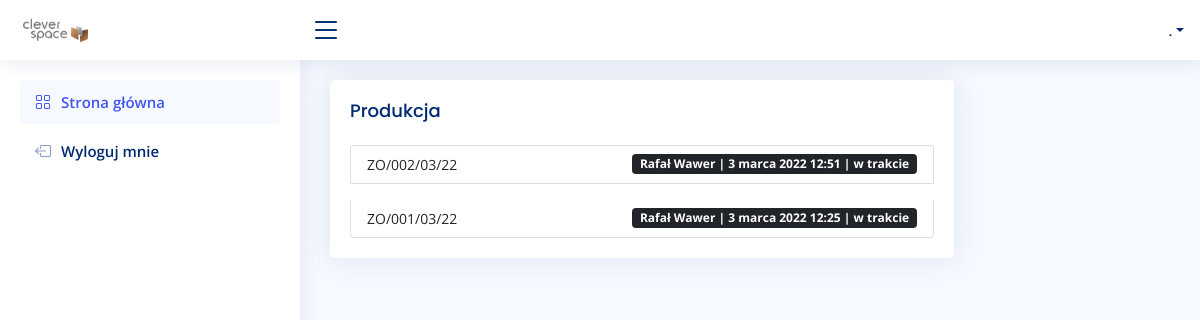
The app's page /production/, older data.
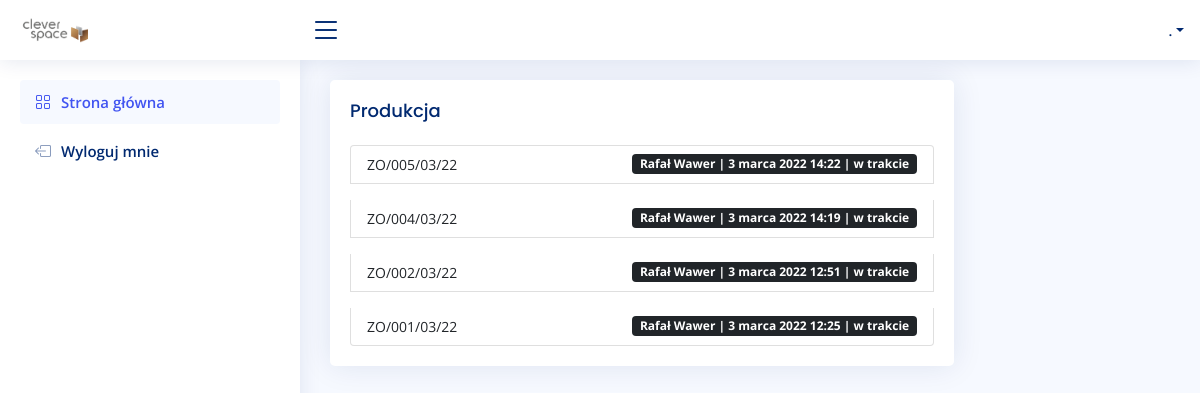
The same page, newer data.
### production/models.py (models this page shows, shortened)
class Production(models.Model):
    PREPARATION = 0
    DONE = 1
    STATUS = (
        (PREPARATION, 'w trakcie'),
        (DONE, 'zakończone'),
    )
    user = models.ForeignKey(settings.AUTH_USER_MODEL, on_delete=models.CASCADE)
    order = models.CharField(max_length=255)
    date = models.DateTimeField(auto_now_add=True)
    status = models.SmallIntegerField(choices=STATUS, default=PREPARATION)

### account/models.py (models this page shows, shortened)
class UserBase(AbstractBaseUser, PermissionsMixin):
    email = models.EmailField(unique=True)
    first_name = models.CharField(max_length=150, blank=True)
    last_name = models.CharField(max_length=150, blank=True)
    phone_number = models.CharField(max_length=15, blank=True)
    postcode = models.CharField(max_length=12, blank=True)
    address_line_1 = models.CharField(max_length=150, blank=True)
    address_line_2 = models.CharField(max_length=150, blank=True)
    town_city = models.CharField(max_length=150, blank=True)
    is_active = models.BooleanField(default=True)
    is_staff = models.BooleanField(default=False)
    created = models.DateTimeField(auto_now_add=True)
    updated = models.DateTimeField(auto_now=True)
    objects = CustomAccountManager()
    USERNAME_FIELD = 'email'
    REQUIRED_FIELDS = ['first_name', 'last_name']
    class Meta:
        verbose_name = "Konto"
        verbose_name_plural = "Konta"

### production/views.py (the view)
# urls.py: path('', views.ProductionHome, name='home-production'),
def ProductionHome(request):
    productions = Production.objects.all().order_by('-date')
    ctx = {'productions': productions, }
    return render(request, 'production/home.html', ctx)

### production/templates/production/home.html (shortened to what this page needs)
{% extends 'main.html' %}
{% load static %}
{% block content %}
<div class="row">
<div class="col-sm-9">
    <div class="card recent-sales">
      <div class="card-body">
        <h5 class="card-title">Produkcja</h5>
        <ul class="list-group list-sm gap-3">
          {% for production in productions %}
          <li class="list-group-item d-flex justify-content-between align-items-center">
            <small><a href="{% url 'detail-production' production.id %} " class="link-dark">{{ production.order }}</a></small>
            <span class="badge {% if production.status == 1 %} bg-success  {% elif production.status == 0 %} bg-dark  {% endif %} ">
             {{ production.user.first_name }} {{ production.user.last_name }} | {{ production.date }} | {{ production.get_status_display}}</span>
          </li>
          {% endfor %}
        </ul>
      </div>
    </div>
  </div>
</div>
{% endblock %}

### templates/main.html (shortened to what this page needs)
{% load static %}
<!DOCTYPE html>
<html lang="en">
<head>
  <link href="{% static 'assets/vendor/bootstrap/css/bootstrap.min.css' %}" rel="stylesheet">
  <link href="{% static 'assets/vendor/bootstrap-icons/bootstrap-icons.css' %}" rel="stylesheet">
  <link href="{% static 'assets/vendor/boxicons/css/boxicons.min.css' %}" rel="stylesheet">
  <link href="{% static 'assets/vendor/quill/quill.snow.css' %}" rel="stylesheet">
  <link href="{% static 'assets/vendor/quill/quill.bubble.css' %}" rel="stylesheet">
  <link href="{% static 'assets/vendor/remixicon/remixicon.css' %}" rel="stylesheet">
  <link href="{% static 'assets/vendor/simple-datatables/style.css' %}" rel="stylesheet">
  <link href="{% static 'assets/css/style.css' %}" rel="stylesheet">
</head>
<body>
  {% include "navbar.html" %}
  <main id="main" class="main">
  {% block content %}
  {% endblock %}
</main>
</body>
</html>

### templates/navbar.html (shortened to what this page needs)
  {% load static %}
  <header id="header" class="header fixed-top d-flex align-items-center">
    <div class="d-flex align-items-center justify-content-between">
      <a href="{% url 'home' %}" class="logo d-flex align-items-center">
        <img src="{% static 'assets/img/logo.png' %}" alt="">
      </a>
      <i class="bi bi-list toggle-sidebar-btn"></i>
    </div>
    <nav class="header-nav ms-auto">
      <ul class="d-flex align-items-center">
        <li class="nav-item dropdown pe-3">
          <a class="nav-link nav-profile d-flex align-items-center pe-0" href="#" data-bs-toggle="dropdown">
            <span class="d-none d-md-block dropdown-toggle ps-2">{{ user.first_name }} {{ user.last_name.0 }}.</span>
          </a>
            </li>
          </ul>
    </nav>
  </header>
  <aside id="sidebar" class="sidebar">
    <ul class="sidebar-nav" id="sidebar-nav">
      <li class="nav-item">
        <a class="nav-link " href="{% url 'home' %}">
          <i class="bi bi-grid"></i>
          <span>Strona główna</span>
        </a>
      </li>
      <li class="nav-item">
        <a class="nav-link collapsed" href="{% url 'logout' %}">
          <i class="bi bi-box-arrow-left"></i>
          <span>Wyloguj mnie</span>
        </a>
      </li>
    </ul>
  </aside>

### static/assets/css/style.css (style rules this page uses)
:root { scroll-behavior: smooth; }
body { font-family: "Open Sans", sans-serif; background: #f6f9ff; color: #444444; }
a { color: #4154f1; text-decoration: none; }
h1, h2, h3, h4, h5, h6 { font-family: "Nunito", sans-serif; }
#main { margin-top: 60px; padding: 20px 30px; transition: all 0.3s; }
.card { margin-bottom: 30px; border: none; border-radius: 5px; box-shadow: 0px 0 30px rgba(1, 41, 112, 0.1); overflow: hidden; }
.card-title { padding: 20px 0 15px 0; font-size: 18px; font-weight: 500; color: #012970; font-family: "Poppins", sans-serif; }
.card-body { padding: 0 20px 20px 20px; }
.logo { line-height: 1; }
@media (min-width: 1200px) { .logo { width: 280px; } }
.logo img { max-height: 26px; margin-right: 6px; }
.header { transition: all 0.5s; z-index: 997; height: 60px; box-shadow: 0px 2px 20px rgba(1, 41, 112, 0.1); background-color: #fff; padding-left: 20px; }
.header .toggle-sidebar-btn { font-size: 32px; padding-left: 10px; cursor: pointer; color: #012970; }
.header-nav ul { list-style: none; }
.header-nav > ul { margin: 0; padding: 0; }
.header-nav .nav-profile { color: #012970; }
.header-nav .nav-profile span { font-size: 14px; font-weight: 600; }
.sidebar { position: fixed; top: 60px; left: 0; bottom: 0; width: 300px; z-index: 996; transition: all 0.3s; padding: 20px; overflow-y: auto; scrollbar-width: thin; scrollbar-color: #aab7cf transparent; box-shadow: 0px 0px 20px rgba(1, 41, 112, 0.1); background-color: #fff; }
@media (min-width: 1200px) { #main, #footer { margin-left: 300px; } }
.sidebar-nav { padding: 0; margin: 0; list-style: none; }
.sidebar-nav li { padding: 0; margin: 0; list-style: none; }
.sidebar-nav .nav-item { margin-bottom: 5px; }
.sidebar-nav .nav-link { display: flex; align-items: center; font-size: 15px; font-weight: 600; color: #4154f1; transition: 0.3; background: #f6f9ff; padding: 10px 15px; border-radius: 4px; }
.sidebar-nav .nav-link i { font-size: 16px; margin-right: 10px; color: #4154f1; }
.sidebar-nav .nav-link.collapsed { color: #012970; background: #fff; }
.sidebar-nav .nav-link.collapsed i { color: #899bbd; }

Row changes from the older to the newer data that the page shows:
added Production: order "ZO/005/03/22", user.first_name "Rafał", user.last_name "Wawer", date "3 marca 2022 14:22", status "w trakcie"
added Production: order "ZO/004/03/22", user.first_name "Rafał", user.last_name "Wawer", date "3 marca 2022 14:19", status "w trakcie"
